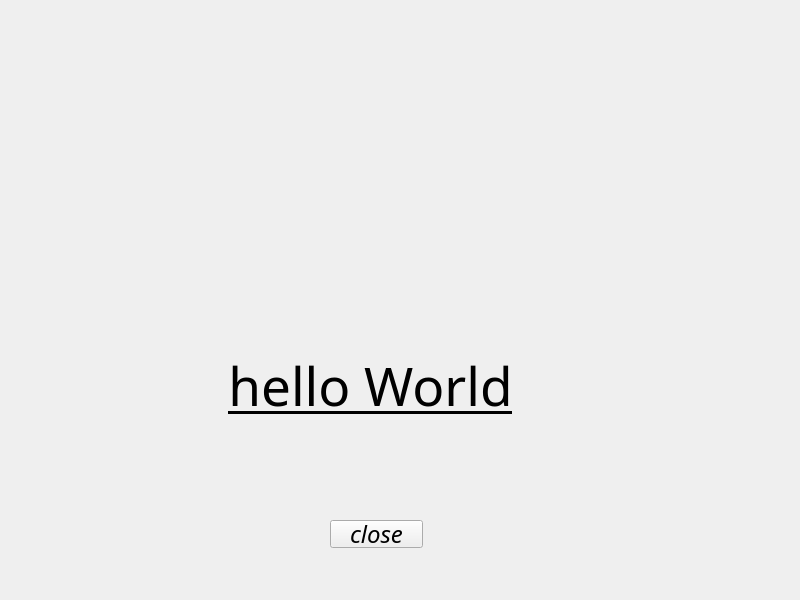
<?xml version="1.0" encoding="UTF-8"?>
<ui version="4.0">
 <class>Widget</class>
 <widget class="QWidget" name="Widget">
  <property name="geometry">
   <rect>
    <x>0</x>
    <y>0</y>
    <width>800</width>
    <height>600</height>
   </rect>
  </property>
  <property name="font">
   <font>
    <pointsize>18</pointsize>
   </font>
  </property>
  <property name="windowTitle">
   <string>sample_2</string>
  </property>
  <widget class="QLabel" name="label">
   <property name="geometry">
    <rect>
     <x>160</x>
     <y>330</y>
     <width>421</width>
     <height>111</height>
    </rect>
   </property>
   <property name="font">
    <font>
     <family>Segoe Script</family>
     <pointsize>40</pointsize>
     <weight>50</weight>
     <italic>false</italic>
     <bold>false</bold>
     <underline>true</underline>
     <strikeout>false</strikeout>
     <kerning>true</kerning>
    </font>
   </property>
   <property name="cursor">
    <cursorShape>IBeamCursor</cursorShape>
   </property>
   <property name="mouseTracking">
    <bool>false</bool>
   </property>
   <property name="text">
    <string>hello World</string>
   </property>
   <property name="alignment">
    <set>Qt::AlignCenter</set>
   </property>
   <property name="wordWrap">
    <bool>true</bool>
   </property>
   <property name="textInteractionFlags">
    <set>Qt::LinksAccessibleByMouse</set>
   </property>
  </widget>
  <widget class="QPushButton" name="pushButton">
   <property name="geometry">
    <rect>
     <x>330</x>
     <y>520</y>
     <width>93</width>
     <height>28</height>
    </rect>
   </property>
   <property name="font">
    <font>
     <family>Monotype Corsiva</family>
     <pointsize>18</pointsize>
     <italic>true</italic>
    </font>
   </property>
   <property name="cursor">
    <cursorShape>PointingHandCursor</cursorShape>
   </property>
   <property name="text">
    <string>close</string>
   </property>
   <property name="iconSize">
    <size>
     <width>20</width>
     <height>20</height>
    </size>
   </property>
   <property name="autoDefault">
    <bool>false</bool>
   </property>
   <property name="default">
    <bool>false</bool>
   </property>
   <property name="flat">
    <bool>false</bool>
   </property>
  </widget>
 </widget>
 <resources/>
 <connections>
  <connection>
   <sender>pushButton</sender>
   <signal>clicked()</signal>
   <receiver>Widget</receiver>
   <slot>close()</slot>
   <hints>
    <hint type="sourcelabel">
     <x>376</x>
     <y>533</y>
    </hint>
    <hint type="destinationlabel">
     <x>399</x>
     <y>299</y>
    </hint>
   </hints>
  </connection>
 </connections>
</ui>
